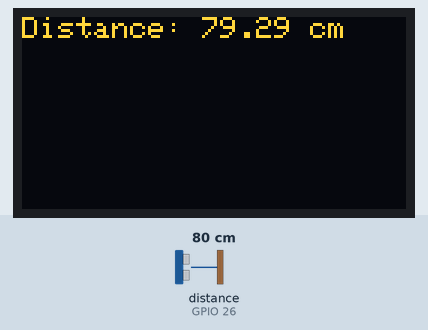
Simulated run of this sketch. Board: ESP32. On the bench: 128×64 one-colour display. Wiring (inferred from the names in the program): ultrasonic range finder: trigger GPIO 25; echo GPIO 26. The inputs (shaded band) are chosen by the test bench; at power-on: distance to the obstacle (sensor on GPIO 26) 80 cm. The echo pulse lasts 58.3 µs per cm; the OLED is the two-colour kind (top 16 rows yellow); the display library's start-up logo is not drawn; what the sketch prints to the serial monitor is not drawn.

Above: at 3.2 s.
3.3 s: distance to the obstacle (sensor on GPIO 26) set to 2 cm
At 6.3 s:
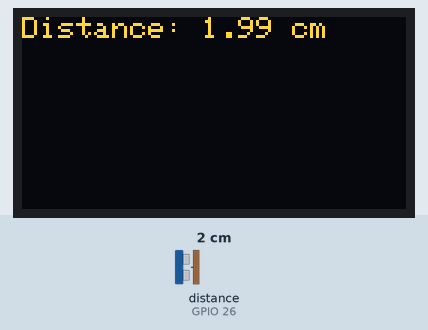
6.6 s: distance to the obstacle (sensor on GPIO 26) set to 4 cm
At 7.9 s:
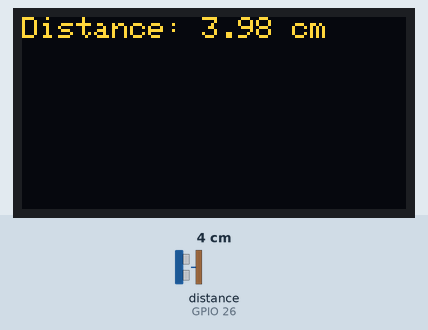
9.9 s: distance to the obstacle (sensor on GPIO 26) set to 9 cm
At 13.7 s:
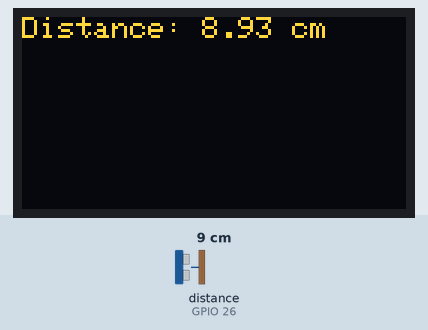
Timing chart, 0 to 15.2 s (numbered marks = the images above; inputs shaded):
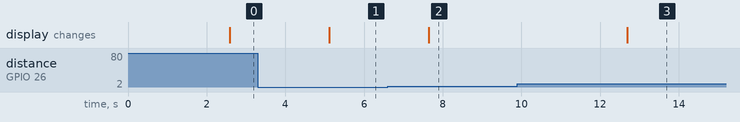

The sketch:

sketch_nov13a.ino
```cpp
// OLED libraries
#include <SPI.h>
#include <Wire.h>
#include <Adafruit_GFX.h>
#include <Adafruit_SH110X.h>

// OLED defines
#define i2c_Address 0x3c //initialize with the I2C addr 0x3C Typically eBay OLED's
//#define i2c_Address 0x3d //initialize with the I2C addr 0x3D Typically Adafruit OLED's

#define SCREEN_WIDTH 128 // OLED display width, in pixels
#define SCREEN_HEIGHT 64 // OLED display height, in pixels
#define OLED_RESET -1   //   QT-PY / XIAO
Adafruit_SH1106G display = Adafruit_SH1106G(SCREEN_WIDTH, SCREEN_HEIGHT, &Wire, OLED_RESET);

// digital pins for distance sensor it can change for your board
#define ECHO_PIN 26
#define TRIG_PIN 25

float distance;

void distance_calc();
void setup() {

  Serial.begin(9600);

  // initilaze OLED
  display.begin(i2c_Address, true);
  display.display();
  delay(2000);

  pinMode(TRIG_PIN, OUTPUT);
  pinMode(ECHO_PIN, INPUT);
}

void loop() {
  distance_calc();
  updateDisplay();
}

void distance_calc() {

  digitalWrite(TRIG_PIN, LOW);
  delayMicroseconds(2);

  digitalWrite(TRIG_PIN, HIGH);
  delayMicroseconds(10);
  digitalWrite(TRIG_PIN, LOW);

  long duration = pulseIn(ECHO_PIN, HIGH);

  distance = duration * 0.034 / 2;

  Serial.printf("Distance = %.2f cm \n", distance);
  delay(500);
}
void updateDisplay () {
  display.clearDisplay();
  display.setTextSize(1);
  display.setTextColor(SH110X_WHITE);
  display.setCursor(0, 0);
  display.printf("Distance: %0.2f cm", distance);
  display.display();
  delay(2000);
  }
```

Measured:
- after the input at 3.3 s, the display: changes after 1.8 s (image 1)
- after the input at 6.6 s, the display: changes after 1.0 s (image 2)
- after the input at 9.9 s, the display: changes after 2.8 s (image 3)
